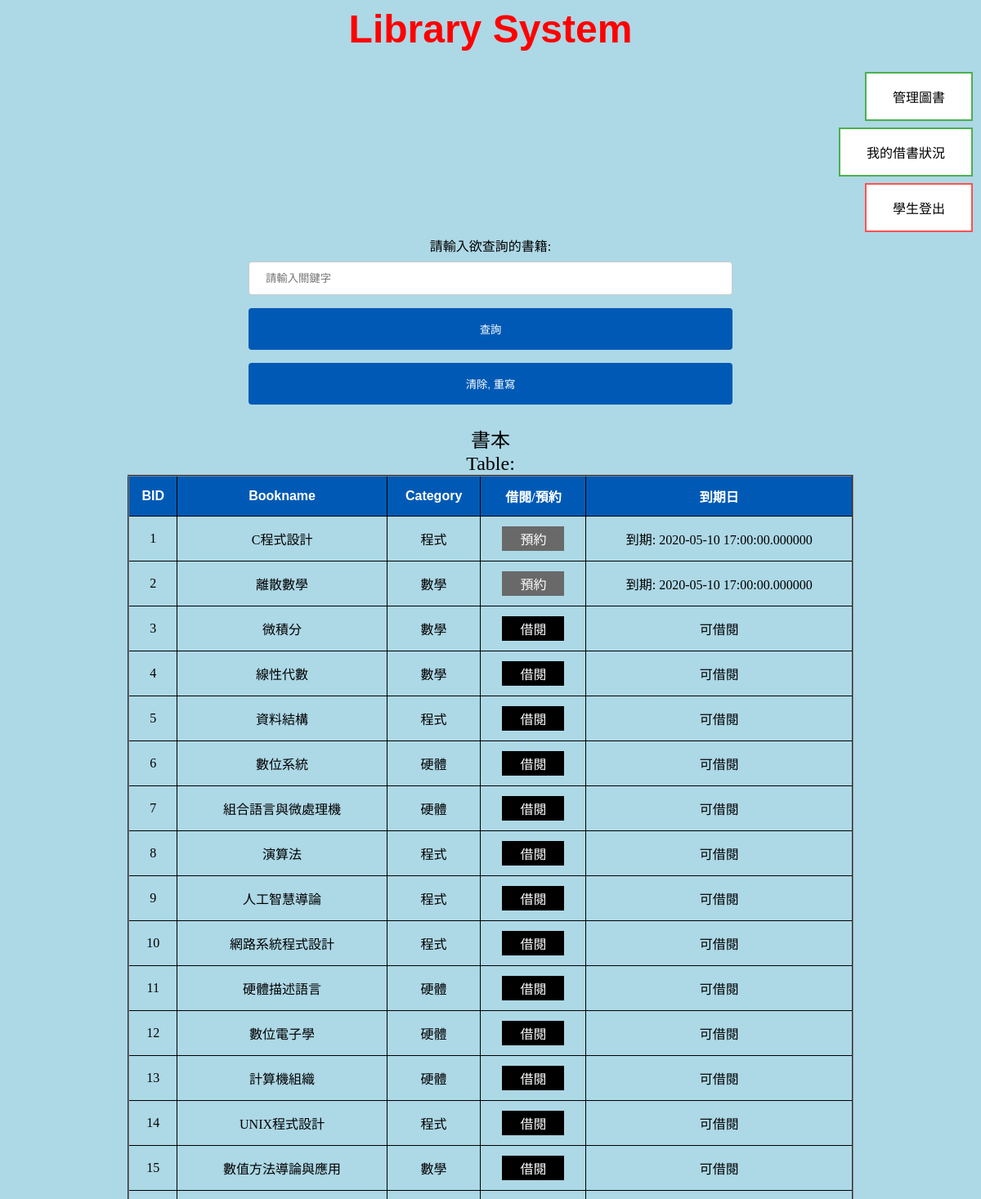
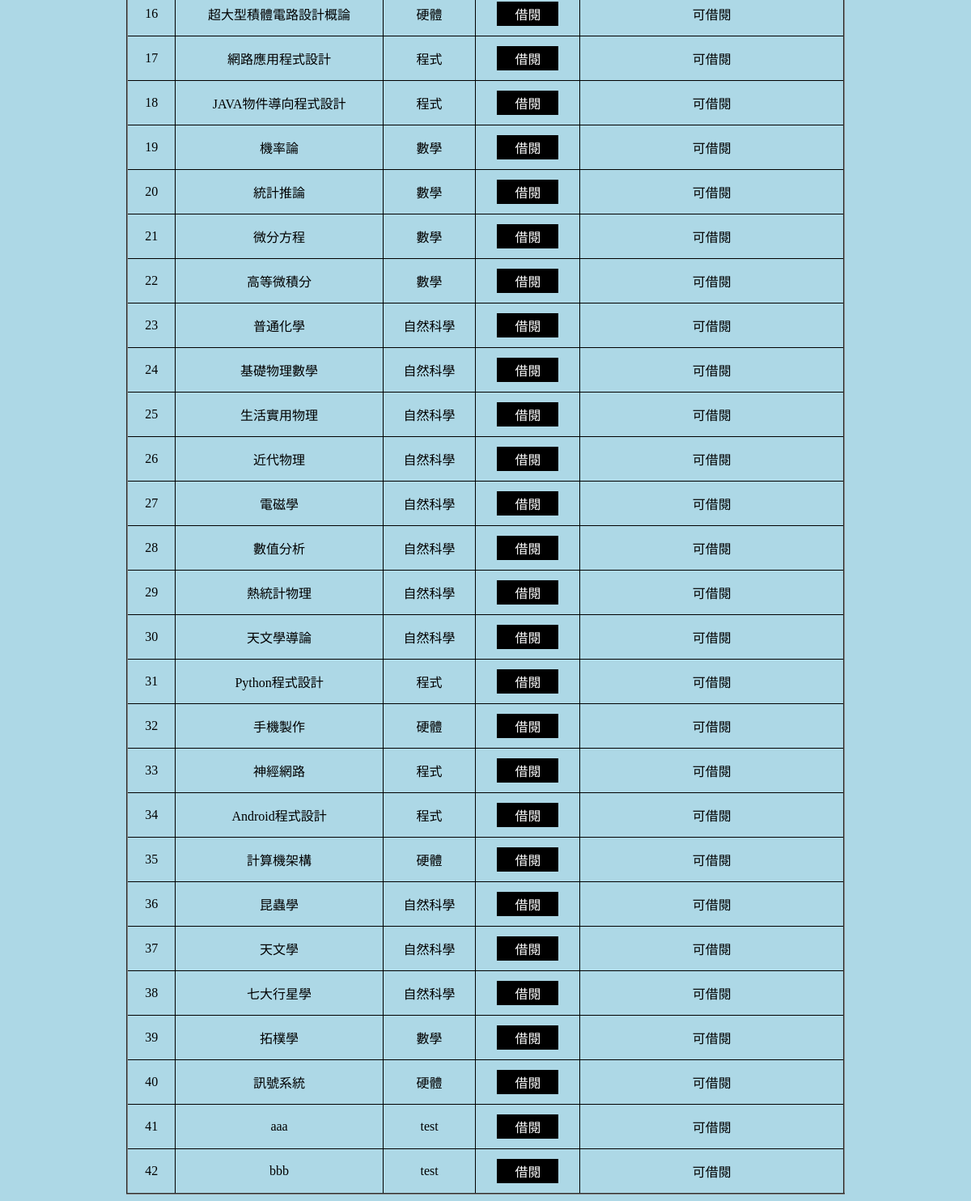
The app's page /PHP/bookquery1.php with its own data (2 pictures, top to bottom).
### tables this page shows
CREATE TABLE `book` (
  `BID` int(30) NOT NULL,
  `Bname` text NOT NULL,
  `category` text NOT NULL,
  `startdate` datetime(6) DEFAULT NULL,
  `duedate` datetime(6) DEFAULT NULL,
  `PID` int(30) DEFAULT NULL
);

### PHP/bookquery1.php (the view, shortened to what this page needs)
<head>
</head>
<h1><font size="7" color="red" face="Arial"><center><b>Library System</b></center></font></h1>
<div style="text-align:right"><a href="bookmanage.php" class="button button1">管理圖書</a></div>
<div style="text-align:right"><a href="mybook.php" class="button button1">我的借書狀況</a></div>
<div style="text-align:right"><a href="homepage.php" class="button button2">學生登出</a></div>
<form action="bookquery1.php" method="post">
<center>請輸入欲查詢的書籍:<br>
<input type ="text" name="name1" placeholder="請輸入關鍵字" >
<input type ="submit" value="查詢">
<input type ="reset" value="清除, 重寫">
</center>
</form>
<center>
<font size="5">書本<br>Table:<br></font>
<table id="customers" border="2">
    <tr>
        <th><center><font face="Arial">BID</font></center></th>
        <th><center><font face="Arial">Bookname</font></center></th>
        <th><center><font face="Arial">Category</font></center></th>
        <th><center>借閱/預約</center></th>
        <th><center>到期日</center></th>
    </tr>
<?php
    $name1 = !empty($_POST['name1'])?$_POST['name1']:NULL;
    $pdo = new PDO("mysql:host=localhost;dbname=library", 'root', '');
    $query="select * from book where Bname like '%$name1%' or category like '%$name1%'";
    $result=$pdo->query($query);
    while($row=$result->fetch())
    {
        echo '<tr>';
        echo '<td><center>'.$row['BID'].'</center></td>'."\r\n";
        echo '<td><center>'.$row['Bname'].'</center></td>'."\r\n";
        echo '<td><center>'.$row['category'].'</center></td>'."\r\n";
        if($row['PID']==NULL)
        {
            echo '<form action="borrow.php" method="post">';
            echo '<td>'."<center><a href='borrow.php?borrowtext=".$row['BID']."' class='Bbutton Bbutton3'>借閱</a></center>".'</td>'."\r\n";
            echo '</form>';
            echo '<td><center>可借閱</center></td>'."\r\n";
        }
        else
        {
            echo '<form action="reserve.php" method="post">';
            echo '<td>'."<center><a href='reserve.php?reservetext=".$row['BID']."' class='Bbutton Bbutton4'>預約</a></center>".'</td>'."\r\n";
            echo '</form>';
            echo '<td><center>到期: '.$row['duedate'].'</center></td>'."\r\n";
        }
        echo '</tr>';
    }
?>
</table>
</center>

### PHP/bookquery1.php (style rules this page uses)
h1 { color: white; text-align: center; }
#customers { font-family: "Trebuchet MS", Arial, Helvetica, #f2f2f2; border-collapse: collapse; width: 75%; }
#customers td, #customers th { border: 1px solid black; padding: 8px; }
#customers th { padding-top: 12px; padding-bottom: 12px; text-align: left; background-color: #005AB5; color: white; }
.button { background-color: #4CAF50; border: none; color: white; padding: 16px 32px; text-align: center; text-decoration: none; display: inline-block; font-size: 16px; margin: 4px 2px; transition-duration: 0.4s; cursor: pointer; }
.button1 { background-color: white; color: black; border: 2px solid #4CAF50; }
.button2 { background-color: white; color: black; border: 2px solid #FF5151; }
.Bbutton { background-color: #4CAF50; border: none; color: white; padding: 1px 20px; text-align: center; text-decoration: none; display: inline-block; font-size: 16px; margin: 4px 2px; transition-duration: 0.4s; cursor: pointer; }
.Bbutton3 { background-color: black; color: white; border: 2px solid black; }
.Bbutton4 { background-color: dimgray; color: white; border: 2px solid dimgray; }
input[type=submit] { transition-duration: 0.4s; }
input[type=reset] { transition-duration: 0.4s; }
input[type=text], select { width: 50%; padding: 12px 20px; margin: 8px 0; display: inline-block; border: 1px solid #ccc; border-radius: 4px; box-sizing: border-box; }
input[type=submit] { width: 50%; background-color: #005AB5; color: white; padding: 14px 20px; margin: 8px 0; border: 2px solid #005AB5; border-radius: 4px; cursor: pointer; }
input[type=reset] { width: 50%; background-color: #005AB5; color: white; padding: 14px 20px; margin: 8px 0; border: 2px solid #005AB5; border-radius: 4px; cursor: pointer; }

### records on screen
book: BID "1", Bname "C程式設計", category "程式", duedate "2020-05-10 17:00:00.000000"
book: BID "2", Bname "離散數學", category "數學", duedate "2020-05-10 17:00:00.000000"
book: BID "3", Bname "微積分", category "數學"
book: BID "4", Bname "線性代數", category "數學"
book: BID "5", Bname "資料結構", category "程式"
book: BID "6", Bname "數位系統", category "硬體"
book: BID "7", Bname "組合語言與微處理機", category "硬體"
book: BID "8", Bname "演算法", category "程式"
book: BID "9", Bname "人工智慧導論", category "程式"
book: BID "10", Bname "網路系統程式設計", category "程式"
book: BID "11", Bname "硬體描述語言", category "硬體"
book: BID "12", Bname "數位電子學", category "硬體"
book: BID "13", Bname "計算機組織", category "硬體"
book: BID "14", Bname "UNIX程式設計", category "程式"
book: BID "15", Bname "數值方法導論與應用", category "數學"
book: BID "16", Bname "超大型積體電路設計概論", category "硬體"
book: BID "17", Bname "網路應用程式設計", category "程式"
book: BID "18", Bname "JAVA物件導向程式設計", category "程式"
book: BID "19", Bname "機率論", category "數學"
book: BID "20", Bname "統計推論", category "數學"
book: BID "21", Bname "微分方程", category "數學"
book: BID "22", Bname "高等微積分", category "數學"
book: BID "23", Bname "普通化學", category "自然科學"
book: BID "24", Bname "基礎物理數學", category "自然科學"
book: BID "25", Bname "生活實用物理", category "自然科學"
book: BID "26", Bname "近代物理", category "自然科學"
book: BID "27", Bname "電磁學", category "自然科學"
book: BID "28", Bname "數值分析", category "自然科學"
book: BID "29", Bname "熱統計物理", category "自然科學"
book: BID "30", Bname "天文學導論", category "自然科學"
book: BID "31", Bname "Python程式設計", category "程式"
book: BID "32", Bname "手機製作", category "硬體"
book: BID "33", Bname "神經網路", category "程式"
book: BID "34", Bname "Android程式設計", category "程式"
book: BID "35", Bname "計算機架構", category "硬體"
book: BID "36", Bname "昆蟲學", category "自然科學"
book: BID "37", Bname "天文學", category "自然科學"
book: BID "38", Bname "七大行星學", category "自然科學"
book: BID "39", Bname "拓樸學", category "數學"
book: BID "40", Bname "訊號系統", category "硬體"
book: BID "41", Bname "aaa", category "test"
book: BID "42", Bname "bbb", category "test"
